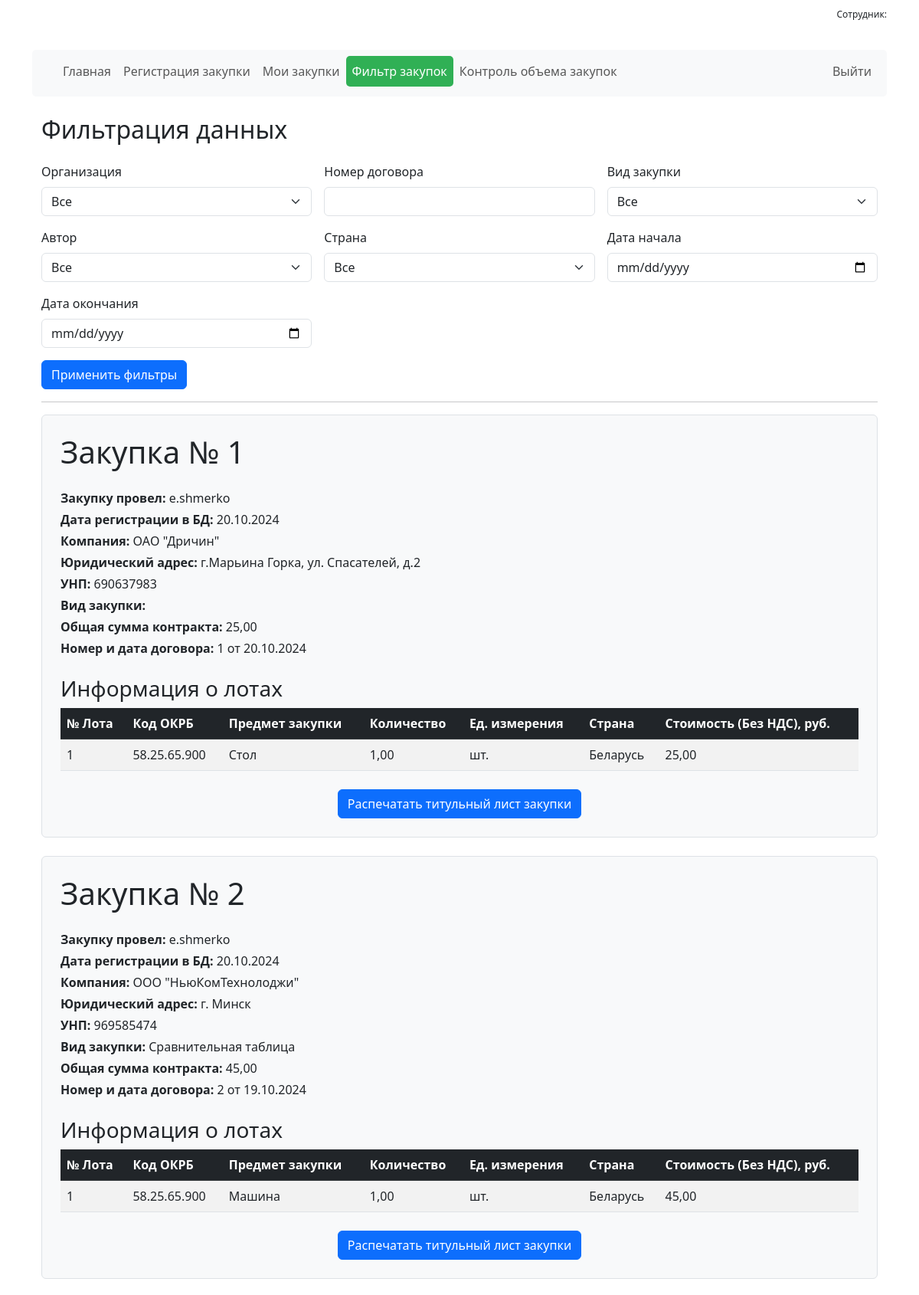
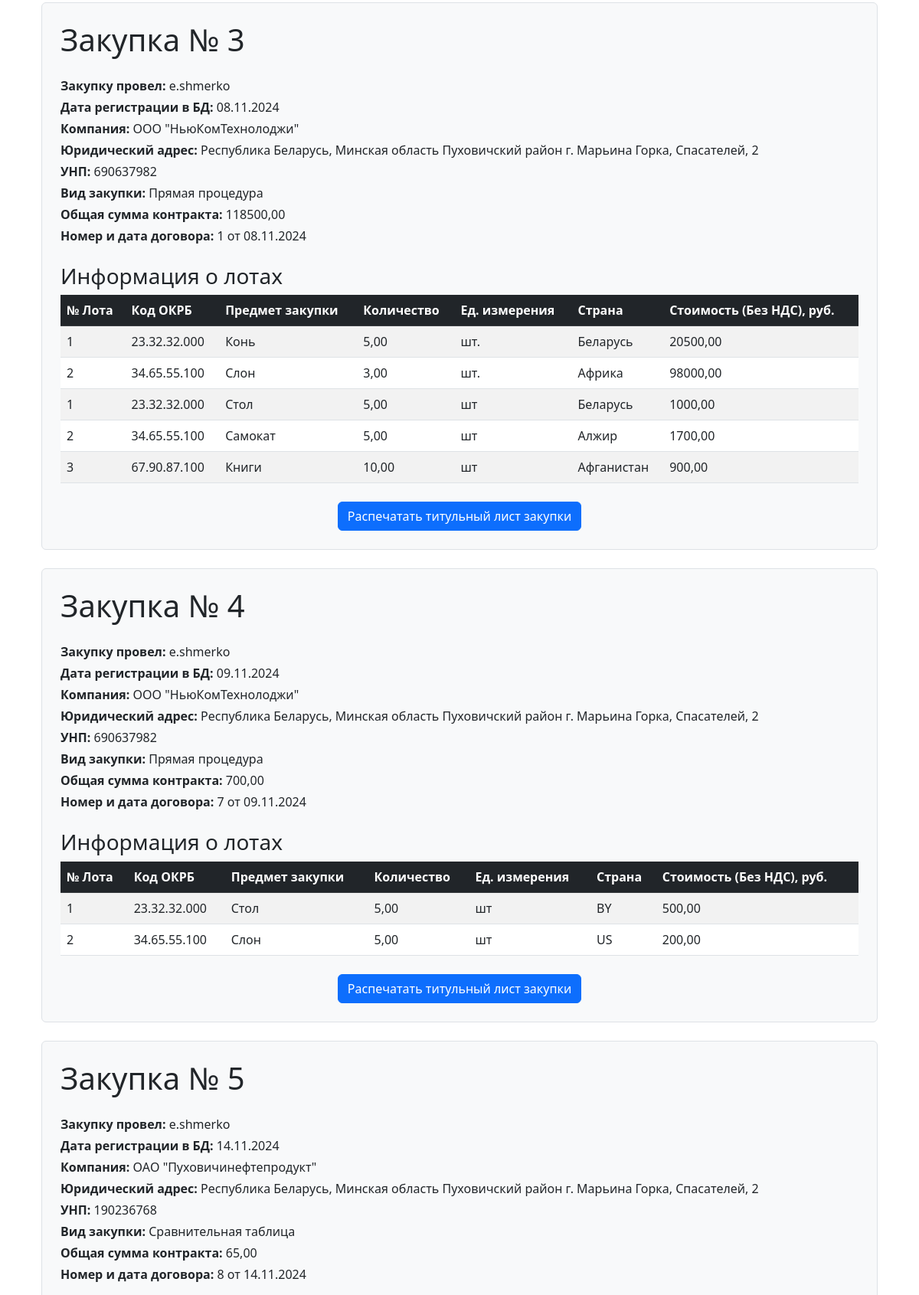
/filter/ (upper part), run on the app's committed database (2 pictures, top to bottom).
### regforma/models.py (models this page shows, shortened)
class PredmetZakupki(models.Model):
    VID_ZAKUPKI_CHOICES = [
        ('Сравнительная таблица', 'Сравнительная таблица'),
        ('Прямая процедура', 'Прямая процедура'),
        ('Переход на прямую процедуру закупки', 'Переход на прямую процедуру закупки'),
        ('Упрощенная процедура закупки до 15 БВ', 'Упрощенная процедура закупки до 15 БВ'),
        ('Конкурентный лист', 'Конкурентный лист'),
        ('Открытый конкурс', 'Открытый конкурс'),
        ('Закупка из одного источника', 'Закупка из одного источника'),
    ]
    vid_zakupki = models.CharField(
        max_length=200,
        choices=VID_ZAKUPKI_CHOICES,
        verbose_name='Вид процедуры закупки'
    )
    nomer_dogovora = models.CharField(max_length=200, verbose_name='Номер договора')
    data_dogovora = models.DateField(verbose_name='Дата заключения договора')
    price_full = models.DecimalField(max_digits=10, decimal_places=2, verbose_name='Общая стоимость договора')
    data_creator_zakupki = models.DateField(default=timezone.now)
    company = models.ForeignKey(Company, on_delete=models.CASCADE, related_name='zakupki')

class Company(models.Model):
    name = models.CharField(max_length=200, verbose_name='Название организации')
    adress = models.CharField(max_length=200, verbose_name='Юридический адрес')
    unp = models.CharField(max_length=200, verbose_name='УНП')
    author = models.ForeignKey(User, on_delete=models.CASCADE, related_name='companies')

class Lots(models.Model):
    number_lot = models.PositiveIntegerField(default=1, verbose_name='Номер лота')
    cod_okrb = models.CharField(max_length=200, verbose_name='Код ОКРБ')
    predmet_zakupki = models.CharField(max_length=200, verbose_name='Предмет закупки (что закупаем)')
    unit = models.DecimalField(max_digits=10, decimal_places=2, verbose_name='Количество')  # Для дробных значений
    ed_izmer = models.CharField(max_length=20, choices=UNITS_CHOICES, verbose_name='Единица измерения')
    country = models.CharField(max_length=100, choices=COUNTRY_CHOICES, verbose_name='Страна')
    price_lot = models.DecimalField(max_digits=10, decimal_places=2, verbose_name='Стоимость лота (БезНДС), руб.')
    zakupki = models.ForeignKey(PredmetZakupki, on_delete=models.CASCADE, related_name='lots')

### regforma/views.py (the view, shortened to what this page needs)
# urls.py: path('filter/', filter_view, name='filter_view'),  # Новый маршрут для фильтрации
def filter_view(request):
    companies = Company.objects.all().prefetch_related('zakupki__lots')
    zakupki_list = PredmetZakupki.objects.all()
    lots_list = Lots.objects.all()
    selected_filters = {}
    authors = User.objects.distinct()
    countries = Lots.objects.values_list('country', flat=True).distinct()
    return render(request, 'filter.html', {
        'companies': companies,
        'zakupki_list': zakupki_list,
        'lots_list': lots_list,
        'selected_filters': selected_filters,
        'authors': authors,
        'countries': countries,
    })

### regforma/templates/filter.html (shortened to what this page needs)
{% extends "base.html" %}
{% block content %}
<div class="container mt-4">
    <h2 class="mb-4">Фильтрация данных</h2>
    <form method="POST" class="row g-3">
        <div class="col-md-4">
            <label for="company_id" class="form-label">Организация</label>
            <select name="company_id" id="company_id" class="form-select">
                <option value="">Все</option>
            </select>
        </div>
        <div class="col-md-4">
            <label for="nomer_dogovora" class="form-label">Номер договора</label>
            <input type="text" name="nomer_dogovora" id="nomer_dogovora" class="form-control" value="{{ selected_filters.nomer_dogovora|default_if_none:'' }}">
        </div>
        <div class="col-md-4">
            <label for="vid_zakupki" class="form-label">Вид закупки</label>
            <select name="vid_zakupki" id="vid_zakupki" class="form-select">
                <option value="">Все</option>
            </select>
        </div>
        <div class="col-md-4">
            <label for="author" class="form-label">Автор</label>
            <select name="author" id="author" class="form-select">
                <option value="">Все</option>
            </select>
        </div>
        <div class="col-md-4">
            <label for="country" class="form-label">Страна</label>
            <select name="country" id="country" class="form-select">
                <option value="">Все</option>
            </select>
        </div>
        <div class="col-md-4">
            <label for="start_date" class="form-label">Дата начала</label>
            <input type="date" name="start_date" id="start_date" class="form-control" value="{{ selected_filters.start_date|default_if_none:'' }}">
        </div>
        <div class="col-md-4">
            <label for="end_date" class="form-label">Дата окончания</label>
            <input type="date" name="end_date" id="end_date" class="form-control" value="{{ selected_filters.end_date|default_if_none:'' }}">
        </div>
        <div class="col-12">
            <button type="submit" class="btn btn-primary">Применить фильтры</button>
        </div>
    </form>
    <hr>
    {% for zakupka in zakupki_list %}
    <div class="zakupka-block border rounded p-4 mb-4 bg-light">
        <h1 class="mb-4">Закупка № {{ zakupka.id }}</h1>
        <div class="info">
            <p class="mb-1"><strong>Закупку провел:</strong> {{ zakupka.company.author.username }}</p>
            <p class="mb-1"><strong>Дата регистрации в БД:</strong> {{ zakupka.data_creator_zakupki|date:"d.m.Y" }}</p>
            <p class="mb-1"><strong>Компания:</strong> {{ zakupka.company.name }}</p>
            <p class="mb-1"><strong>Юридический адрес:</strong> {{ zakupka.company.adress }}</p>
            <p class="mb-1"><strong>УНП:</strong> {{ zakupka.company.unp }}</p>
            <p class="mb-1"><strong>Вид закупки:</strong> {{ zakupka.vid_zakupki }}</p>
            <p class="mb-1"><strong>Общая сумма контракта:</strong> {{ zakupka.price_full }}</p>
            <p class="mb-1"><strong>Номер и дата договора:</strong> {{ zakupka.nomer_dogovora }} от {{ zakupka.data_dogovora|date:"d.m.Y" }}</p>
        </div>
        <h3 class="mt-4">Информация о лотах</h3>
        <table class="table table-striped">
            <thead class="table-dark">
                <tr>
                    <th>№ Лота</th>
                    <th>Код ОКРБ</th>
                    <th>Предмет закупки</th>
                    <th>Количество</th>
                    <th>Ед. измерения</th>
                    <th>Страна</th>
                    <th>Стоимость (Без НДС), руб.</th>
                </tr>
            </thead>
            <tbody>
                {% for lot in lots_list %}
                {% if lot.zakupki == zakupka %}
                <tr>
                    <td>{{ lot.number_lot }}</td>
                    <td>{{ lot.cod_okrb }}</td>
                    <td>{{ lot.predmet_zakupki }}</td>
                    <td>{{ lot.unit }}</td>
                    <td>{{ lot.ed_izmer }}</td>
                    <td>{{ lot.country }}</td>
                    <td>{{ lot.price_lot }}</td>
                </tr>
                {% endif %}
                {% endfor %}
            </tbody>
        </table>
        <div class="button-container text-center mt-4">
            <a href="{% url 'generate_pdf' zakupka.id %}" class="btn btn-primary">Распечатать титульный лист закупки</a>
        </div>
    </div>
    {% endfor %}
</div>
{% endblock %}

### static/css/style.css (style rules this page uses)
.button-container { text-align: center; margin-top: 20px; }
strong { font-weight: bold; }

### data on the page
PredmetZakupki: id "1", company.author.username "e.shmerko", data_creator_zakupki "20.10.2024", company.name "ОАО \"Дричин\"", company.adress "г.Марьина Горка, ул. Спасателей, д.2", company.unp "690637983", price_full "25,00", nomer_dogovora "1", data_dogovora "20.10.2024"
Lots: number_lot "1", cod_okrb "58.25.65.900", predmet_zakupki "Стол", unit "1,00", ed_izmer "шт.", country "Беларусь", price_lot "25,00"
PredmetZakupki: id "2", company.author.username "e.shmerko", data_creator_zakupki "20.10.2024", company.name "ООО \"НьюКомТехнолоджи\"", company.adress "г. Минск", company.unp "969585474", vid_zakupki "Сравнительная таблица", price_full "45,00", nomer_dogovora "2", data_dogovora "19.10.2024"
Lots: number_lot "1", cod_okrb "58.25.65.900", predmet_zakupki "Машина", unit "1,00", ed_izmer "шт.", country "Беларусь", price_lot "45,00"
PredmetZakupki: id "3", company.author.username "e.shmerko", data_creator_zakupki "08.11.2024", company.name "ООО \"НьюКомТехнолоджи\"", company.adress "Республика Беларусь, Минская область Пуховичский район г. Марьина Горка, Спасателей, 2", company.unp "690637982", vid_zakupki "Прямая процедура", price_full "118500,00", nomer_dogovora "1", data_dogovora "08.11.2024"
Lots: number_lot "1", cod_okrb "23.32.32.000", predmet_zakupki "Конь", unit "5,00", ed_izmer "шт.", country "Беларусь", price_lot "20500,00"
Lots: number_lot "2", cod_okrb "34.65.55.100", predmet_zakupki "Слон", unit "3,00", ed_izmer "шт.", country "Африка", price_lot "98000,00"
Lots: number_lot "1", cod_okrb "23.32.32.000", predmet_zakupki "Стол", unit "5,00", ed_izmer "шт", country "Беларусь", price_lot "1000,00"
Lots: number_lot "2", cod_okrb "34.65.55.100", predmet_zakupki "Самокат", unit "5,00", ed_izmer "шт", country "Алжир", price_lot "1700,00"
Lots: number_lot "3", cod_okrb "67.90.87.100", predmet_zakupki "Книги", unit "10,00", ed_izmer "шт", country "Афганистан", price_lot "900,00"
PredmetZakupki: id "4", company.author.username "e.shmerko", data_creator_zakupki "09.11.2024", company.name "ООО \"НьюКомТехнолоджи\"", company.adress "Республика Беларусь, Минская область Пуховичский район г. Марьина Горка, Спасателей, 2", company.unp "690637982", vid_zakupki "Прямая процедура", price_full "700,00", nomer_dogovora "7", data_dogovora "09.11.2024"
Lots: number_lot "1", cod_okrb "23.32.32.000", predmet_zakupki "Стол", unit "5,00", ed_izmer "шт", country "BY", price_lot "500,00"
Lots: number_lot "2", cod_okrb "34.65.55.100", predmet_zakupki "Слон", unit "5,00", ed_izmer "шт", country "US", price_lot "200,00"
PredmetZakupki: id "5", company.author.username "e.shmerko", data_creator_zakupki "14.11.2024", company.name "ОАО \"Пуховичинефтепродукт\"", company.adress "Республика Беларусь, Минская область Пуховичский район г. Марьина Горка, Спасателей, 2", company.unp "190236768", vid_zakupki "Сравнительная таблица", price_full "65,00", nomer_dogovora "8", data_dogovora "14.11.2024"
